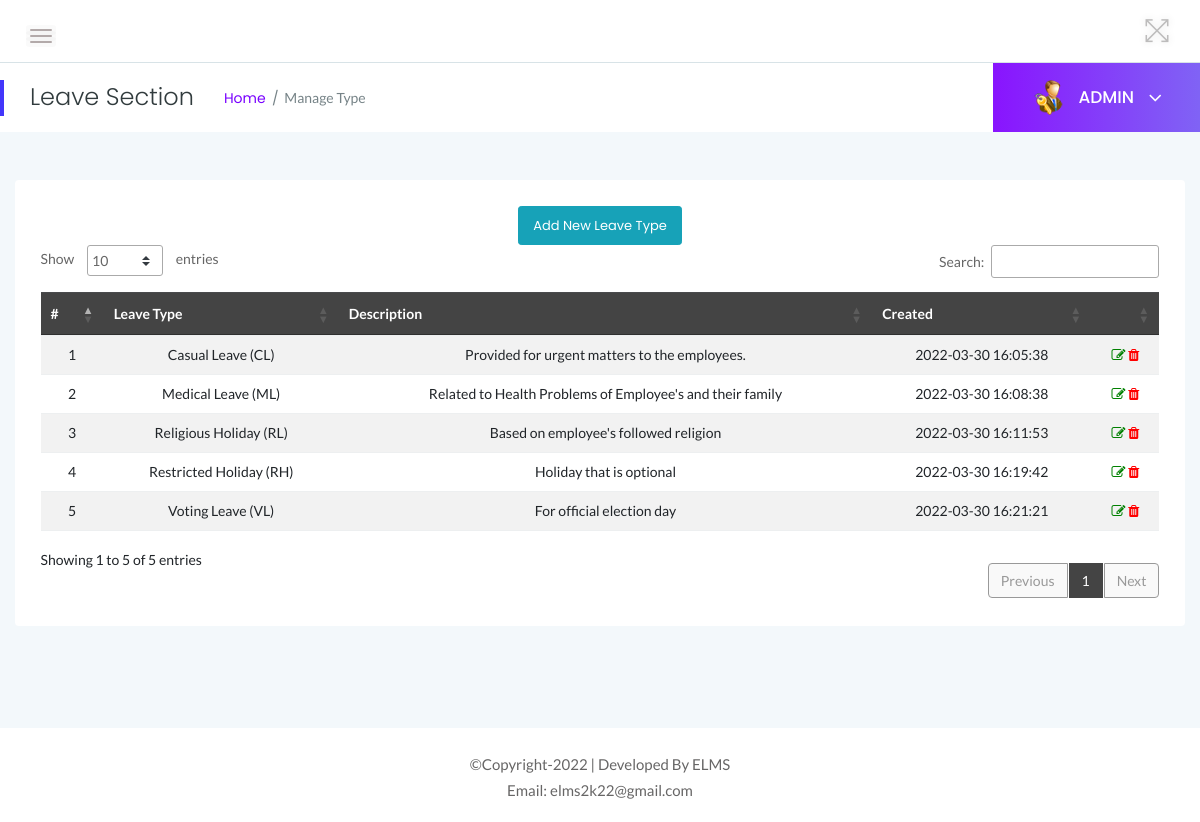
Screenshot of /admin/leave-section.php (signed in) with the database file from the repository.
### tables this page shows
CREATE TABLE `tblleavetype` (
  `id` int(11) NOT NULL,
  `LeaveType` varchar(200) DEFAULT NULL,
  `Description` mediumtext DEFAULT NULL,
  `CreationDate` timestamp NOT NULL DEFAULT current_timestamp()
);

### admin/leave-section.php (the view, shortened to what this page needs)
<?php
    include('../includes/dbconn.php');
    if(strlen($_SESSION['alogin'])==0){
    header('location:index.php');
    } else {
?>
<!doctype html>
<html class="no-js" lang="en">
<head>
    <link rel="stylesheet" href="../assets/css/bootstrap.min.css">
    <link rel="stylesheet" href="../assets/css/font-awesome.min.css">
    <link rel="stylesheet" href="../assets/css/themify-icons.css">
    <link rel="stylesheet" href="../assets/css/metisMenu.css">
    <link rel="stylesheet" href="../assets/css/owl.carousel.min.css">
    <link rel="stylesheet" href="../assets/css/slicknav.min.css">
    <link rel="stylesheet" href="https://www.amcharts.com/lib/3/plugins/export/export.css" type="text/css" media="all" />
    <link rel="stylesheet" type="text/css" href="https://cdn.datatables.net/1.10.19/css/jquery.dataTables.css">
    <link rel="stylesheet" type="text/css" href="https://cdn.datatables.net/1.10.18/css/dataTables.bootstrap4.min.css">
    <link rel="stylesheet" type="text/css" href="https://cdn.datatables.net/responsive/2.2.3/css/responsive.bootstrap.min.css">
    <link rel="stylesheet" type="text/css" href="https://cdn.datatables.net/responsive/2.2.3/css/responsive.jqueryui.min.css">
    <link rel="stylesheet" href="../assets/css/typography.css">
    <link rel="stylesheet" href="../assets/css/default-css.css">
    <link rel="stylesheet" href="../assets/css/styles.css">
    <link rel="stylesheet" href="../assets/css/responsive.css">
</head>
<body>
    <div class="page-container">
        <div class="main-content">
            <div class="header-area">
                <div class="row align-items-center">
                    <div class="col-md-6 col-sm-8 clearfix">
                        <div class="nav-btn pull-left">
                            <span></span>
                            <span></span>
                            <span></span>
                        </div>
                    </div>
                    <div class="col-md-6 col-sm-4 clearfix">
                        <ul class="notification-area pull-right">
                            <li id="full-view"><i class="ti-fullscreen"></i></li>
                        </ul>
                    </div>
                </div>
            </div>
            <div class="page-title-area">
                <div class="row align-items-center">
                    <div class="col-sm-6">
                        <div class="breadcrumbs-area clearfix">
                            <h4 class="page-title pull-left">Leave Section</h4>
                            <ul class="breadcrumbs pull-left">
                                <li><a href="dashboard.php">Home</a></li>
                                <li><span>Manage Type</span></li>
                            </ul>
                        </div>
                    </div>
                    <div class="col-sm-6 clearfix">
                        <div class="user-profile pull-right">
                            <img class="avatar user-thumb" src="../assets/images/admin.png" alt="avatar">
                            <h4 class="user-name dropdown-toggle" data-toggle="dropdown">ADMIN <i class="fa fa-angle-down"></i></h4>
                        </div>
                    </div>
                </div>
            </div>
            <div class="main-content-inner">
                <div class="row">
                    <div class="col-12 mt-5">
                        <div class="card">
                            <div class="card-body">
                                <div class="data-tables datatable-dark">
                                <center><a href="add-leavetype.php" class="btn btn-sm btn-info">Add New Leave Type</a></center>
                                    <table id="dataTable3" class="table table-hover table-striped text-center">
                                        <thead class="text-capitalize">
                                            <tr>
                                                <th>#</th>
                                                <th>Leave Type</th>
                                                <th>Description</th>
                                                <th>Created</th>
                                                <th></th>
                                            </tr>
                                        </thead>
                                        <tbody>
                                        <?php $sql = "SELECT * from tblleavetype";
                                        $query = $dbh -> prepare($sql);
                                        $query->execute();
                                        $results=$query->fetchAll(PDO::FETCH_OBJ);
                                        $cnt=1;
                                        if($query->rowCount() > 0)
                                        {
                                        foreach($results as $result)
                                        {               ?>
                                        <tr>
                                            <td> <?php echo htmlentities($cnt);?></td>
                                            <td><?php echo htmlentities($result->LeaveType);?></td>
                                            <td><?php echo htmlentities($result->Description);?></td>
                                            <td><?php echo htmlentities($result->CreationDate);?></td>
                                            <td><a href="edit-leaveType.php?lid=<?php echo htmlentities($result->id);?>"><i class="fa fa-edit" style="color:green"></i></a>
                                            <a href="leave-section.php?del=<?php echo htmlentities($result->id);?>" onclick="return confirm('Do you want to delete?');"> <i class="fa fa-trash" style="color:red"></i></a> </td>
                                        </tr>
                                         <?php $cnt++;} }?>
                                    </tbody>
                                    </table>
                                </div>
                            </div>
                        </div>
                    </div>
                </div>
                </div>
            </div>
            <?php include '../includes/footer.php' ?>
        </div>
</body>
</html>
<?php } ?>

### assets/css/styles.css (style rules this page uses)
.page-container { width: 100%; height: 100%; min-height: 100vh; padding-left: 280px; -webkit-transition: padding-left 0.3s ease 0s; transition: padding-left 0.3s ease 0s; }
.sbar_collapsed.page-container { padding-left: 0; }
.card { border: none; border-radius: 4px; background-color: #fff; -webkit-transition: all 0.3s ease 0s; transition: all 0.3s ease 0s; }
.card-body { padding: 25.6px; padding: 1.6rem; }
.main-content { width: 100%; background: #f3f8fb; }
.main-content-inner { padding: 0 30px 50px; }
.header-area { padding: 15px 30px; background: #fff; border-bottom: 1px solid #d8e3e7; }
.nav-btn { margin: 10px 30px 0 0; cursor: pointer; }
.nav-btn span { display: block; width: 22px; height: 2px; background: #b3aaaa; margin: 4px 0; border-radius: 15px; -webkit-transition: all 0.3s ease 0s; transition: all 0.3s ease 0s; box-shadow: 0 0 0 4px rgba(99, 96, 96, 0.03); }
.nav-btn span:nth-child(2) { opacity: 0; }
.nav-btn span:first-child { -webkit-transform: rotate(45deg) translate(5px, 5px); transform: rotate(45deg) translate(5px, 5px); }
.nav-btn span:last-child { -webkit-transform: rotate(-45deg) translate(3px, -3px); transform: rotate(-45deg) translate(3px, -3px); }
.sbar_collapsed .nav-btn span { transform: none; opacity: 1; }
.notification-area { -webkit-user-select: none; -moz-user-select: none; -ms-user-select: none; user-select: none; position: relative; z-index: 1; }
.notification-area li { display: inline-block; margin-left: 20px; cursor: pointer; -webkit-user-select: none; -moz-user-select: none; -ms-user-select: none; user-select: none; }
.notification-area li > i { font-size: 26px; color: #bdbcbc; vertical-align: middle; text-shadow: 0 0 8px rgba(0, 0, 0, 0.12); -webkit-transition: color 0.3s ease 0s; transition: color 0.3s ease 0s; }
.notification-area li#full-view { display: inline-block; }
.page-title-area { padding: 0 30px; background: #fff; position: relative; }
.page-title-area:before { content: ""; position: absolute; left: 0; top: 50%; width: 4px; height: 36px; background: var(--primary-color); -webkit-transform: translateY(-50%); transform: translateY(-50%); }
.page-title { font-size: 24px; font-weight: 300; color: #313b3d; letter-spacing: 0; margin-right: 30px; }
ul.breadcrumbs { margin-top: 4px; }
.breadcrumbs li { display: inline-block; }
.breadcrumbs li a, .breadcrumbs li span { display: block; font-size: 14px; font-weight: 400; color: #7801ff; letter-spacing: 0; margin-right: 16px; position: relative; }
.breadcrumbs li a:before { content: "/"; color: #768387; position: absolute; right: -13px; top: 0; }
.breadcrumbs li span { margin-right: 0; color: #768387; text-transform: capitalize; }
.user-profile { margin-right: -30px; display: -webkit-box; display: -ms-flexbox; display: flex; -webkit-box-align: center; -ms-flex-align: center; align-items: center; -ms-flex-wrap: wrap; flex-wrap: wrap; background: -webkit-linear-gradient(left, #8914fe 0%, #8063f5 100%); background: linear-gradient(to right, #8914fe 0%, #8063f5 100%); padding: 17px 38px; position: relative; }
.user-profile img.avatar { height: 35px; width: 35px; border-radius: 50%; margin-right: 12px; }
.user-name { font-size: 17px; font-weight: 500; color: #fff; letter-spacing: 0; cursor: pointer; -webkit-user-select: none; -moz-user-select: none; -ms-user-select: none; user-select: none; }
.user-name i { margin-left: 10px; font-size: 21px; vertical-align: middle; position: relative; }
.notification-area .dropdown-toggle, .user-name.dropdown-toggle { position: relative; }
.notification-area .dropdown-toggle:after, .user-name.dropdown-toggle:after { display: none; }
.btn { padding: 11px 17px; font-size: 13px; letter-spacing: 0; }
.btn-sm { padding: 9px 14px; }
table tr th { border-bottom: none; }
table tr th, table tr td { border-top: 1px solid rgba(120, 130, 140, 0.13) !important; }
table.dataTable.no-footer { border-bottom: 1px solid rgba(120, 130, 140, 0.13) !important; }
table.dataTable thead th, table.dataTable thead td { border-bottom-color: transparent; }
.datatable-dark thead { background: #444; color: #fff; }

### rows the page displays
tblleavetype: LeaveType "Casual Leave (CL)", Description "Provided for urgent matters to the employees.", CreationDate "2022-03-30 16:05:38"
tblleavetype: LeaveType "Medical Leave (ML)", Description "Related to Health Problems of Employee's and their family", CreationDate "2022-03-30 16:08:38"
tblleavetype: LeaveType "Religious Holiday (RL)", Description "Based on employee's followed religion", CreationDate "2022-03-30 16:11:53"
tblleavetype: LeaveType "Restricted Holiday (RH)", Description "Holiday that is optional", CreationDate "2022-03-30 16:19:42"
tblleavetype: LeaveType "Voting Leave (VL)", Description "For official election day", CreationDate "2022-03-30 16:21:21"
